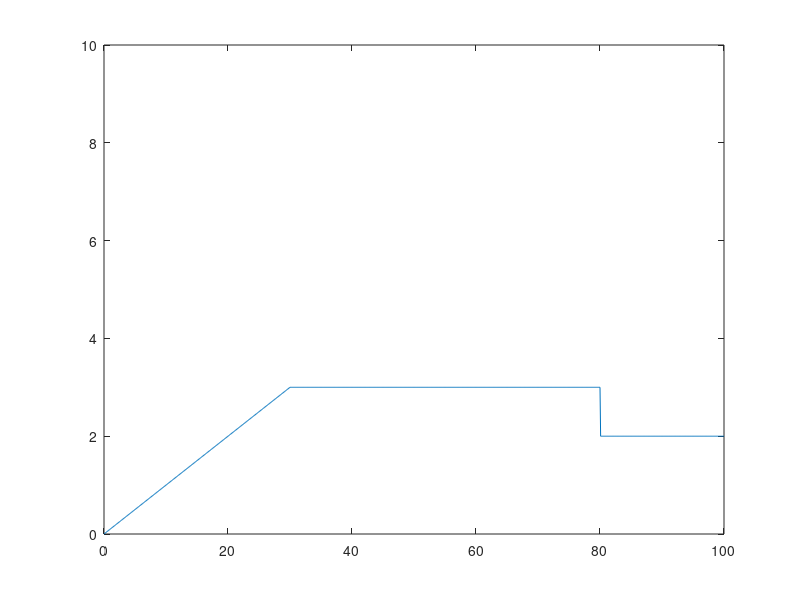

Here is the MATLAB script that generated this plot:
x_plot=0:0.1:100;
cont=1;
for x=x_plot
   if x<=30
      y_plot(cont)=x_plot(cont)/10;
   elseif (x > 30 & x<=80)
      y_plot(cont)=3;
   elseif (x > 80 & x<=100)
      y_plot(cont)=2;
   end
   cont=cont+1;
end
plot(x_plot,y_plot)
axis([0 100 0 10])